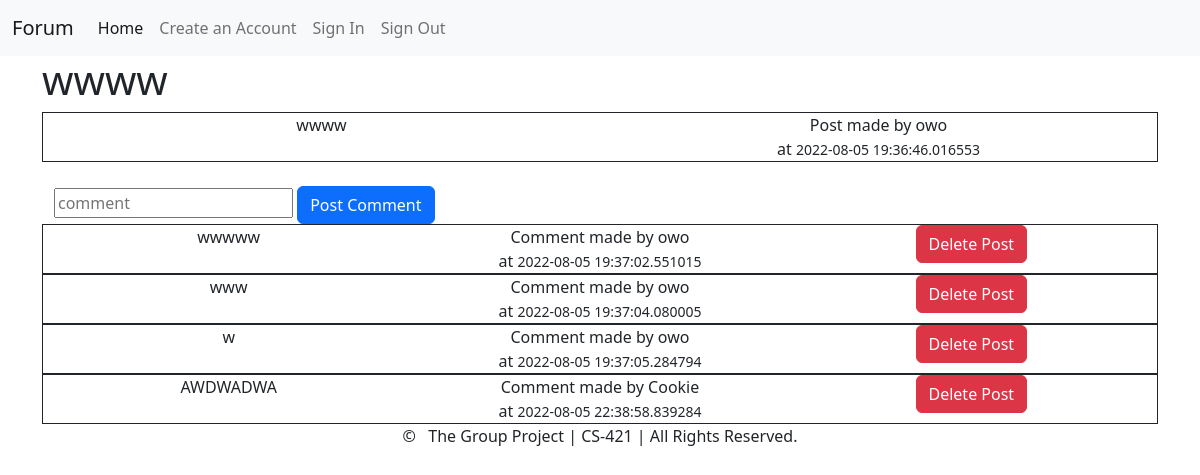
/discussion/2/5, run on the app's committed database.
### base.py (models this page shows, shortened)
class post(db.Model):
    __tablename__="posts"
    id= db.Column(db.Integer, primary_key=True)
    postTitle= db.Column(db.Text)
    postContent= db.Column(db.Text)
    parentDiscussion= db.Column(db.Integer, db.ForeignKey('discussions.id'))
    postComments= db.relationship('comment',backref='post')
    userPost= db.Column(db.Integer, db.ForeignKey('users.id'))
    date_created = db.Column(db.DateTime, default=datetime.utcnow)

class user(db.Model):
    __tablename__="users"
    id= db.Column(db.Integer, primary_key=True)
    name= db.Column(db.Text)
    password= db.Column(db.Text)
    userPosts= db.relationship('post',backref='user')
    userComments= db.relationship('comment',backref='user')
    userDiscussions= db.relationship('discussion',backref='user')

class comment(db.Model):
    __tablename__="comments"
    id= db.Column(db.Integer, primary_key=True)
    postContent= db.Column(db.Text)
    parentPost= db.Column(db.Integer, db.ForeignKey('posts.id'))
    userComment= db.Column(db.Integer, db.ForeignKey('users.id'))
    date_created = db.Column(db.DateTime, default=datetime.utcnow)

### base.py (the view, shortened to what this page needs)
@app.route('/discussion/<localDiscussion>/<localPost>', methods=['GET','POST'])
def postPage(localDiscussion,localPost):
    localDiscussion=localDiscussion
    mypost=post.query.get(localPost)
    users=user
    url=url_for('postPage',localDiscussion=localDiscussion,localPost=localPost)
    return render_template('post.html',item=mypost, users=users,url=url)

### templates/post.html
{% extends "base.html" %}
{% block content %}
<div class="container-lg">
    <h1 class="h1"> {{ item.postTitle }} </h1>
    <div class="container text-center border border-dark">
        <div class="row">
            <div class="col">
                <p>{{ item.postContent }}</p>
            </div>
            <div class="col">
                Post made by {{ users.query.get(item.userPost).name}}
                <br>
                at <small>{{item.date_created}}</small>
            </div>
        </div>
    </div>
    <div class="container">
        <br>
        <form action="{{url}}" method="POST">
            <input type="text" placeholder="comment" name="comment" required="true">
            <input type="submit" value="Post Comment" class="btn btn-primary">
        </form>
    </div>
    {% for i in item.postComments %}
        <div class="container text-center border border-dark">
        <div class="row">
            <div class="col">
                <p>{{ i.postContent }}</p>
            </div>
            <div class="col">
                Comment made by {{ users.query.get(i.userComment).name}}
                <br>
                at <small>{{ i.date_created }}</small>
            </div>
            <div class="col">
                <a href="{{url_for('deletecomment', pid=i.id)}}" class="btn btn-danger" role="button">Delete Post</a>
            </div>
        </div>
    </div>
    {% endfor %}
</div>
{% endblock %}

### data on the page
post: postTitle "wwww", postContent "wwww", query.get "owo", date_created "2022-08-05 19:36:46.016553"
comment: postContent "wwwww", query.get "owo", date_created "2022-08-05 19:37:02.551015"
comment: postContent "www", query.get "owo", date_created "2022-08-05 19:37:04.080005"
comment: postContent "w", query.get "owo", date_created "2022-08-05 19:37:05.284794"
comment: postContent "AWDWADWA", query.get "Cookie", date_created "2022-08-05 22:38:58.839284"
